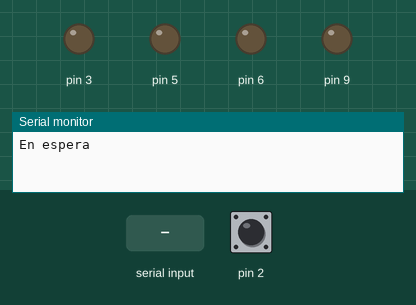
Bench run of a sketch on a simulated Arduino Uno, built with avr-gcc and run on an emulated ATmega328P. Parts: output pins drawn as LEDs (lit = HIGH), the last lines printed to the serial monitor. The test bench sets the inputs (shaded band); at power-on: pin 2 HIGH.

Above: at 0.8 s.
0.9 s: pin 2 pulled LOW for 0.15 s
2.5 s: "1,90,45\n" received over Serial
At 3.3 s:
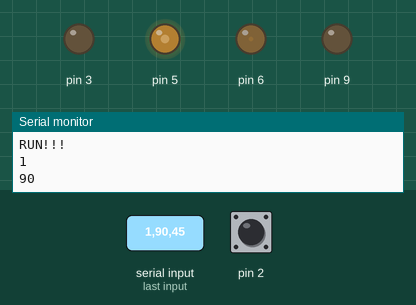
5.4 s: "30,150\n" received over Serial
At 6.6 s:
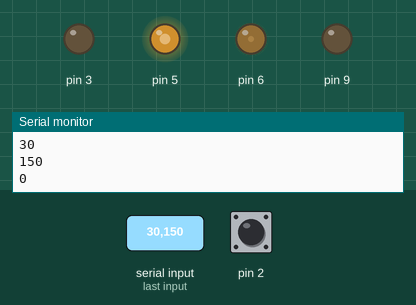
6.9 s: "5\n" received over Serial
At 8.1 s:
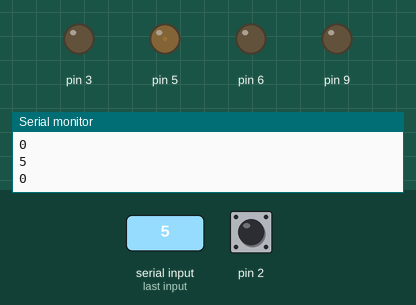
8.4 s: "200\n" received over Serial
At 9.5 s:
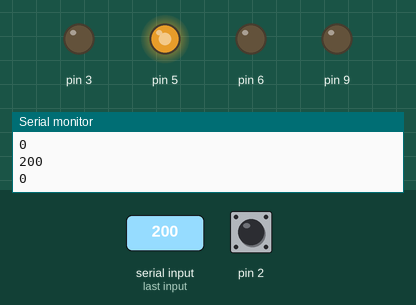
9.9 s: "90,45\n" received over Serial
At 10.3 s:
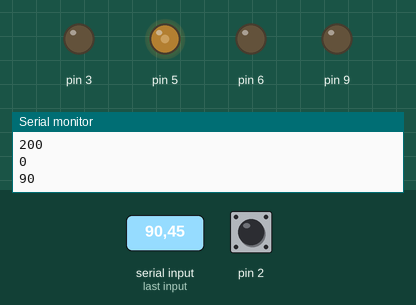
Timing chart, 0 to 12.9 s (numbered marks = the images above; inputs shaded):
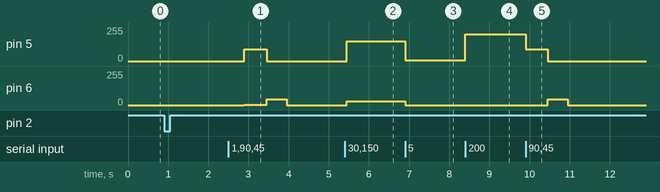

Measured:
- after the input at 2.5 s, pin 5: 0/255 → 90/255 after 0.40 s, → 0/255 0.55 s later; pin 6: 0/255 → 1/255 after 0.40 s, → 45/255 0.55 s later, → 0/255 0.50 s later
- after the input at 5.4 s, pin 5: 0/255 → 150/255 after 0.05 s; pin 6: 0/255 → 30/255 after 0.05 s
- after the input at 6.9 s, pin 5: 150/255 → 5/255 at once; pin 6: 30/255 → 0/255 at once
- after the input at 8.4 s, pin 5: 5/255 → 200/255 at once
- after the input at 9.9 s, pin 5: 200/255 → 90/255 at once, → 0/255 0.55 s later; pin 6: 0/255 → 45/255 after 0.55 s, → 0/255 0.50 s later

The sketch:

Motores_mejorado_433mhz.ino
```cpp
int valor;

void setup(){
 Serial.begin(115200);
 Serial.setTimeout(50);
  pinMode(3,OUTPUT);
  pinMode(5,OUTPUT);
  pinMode(6,OUTPUT);
  pinMode(9,OUTPUT);
  pinMode(2,INPUT);
  digitalWrite(2,HIGH);
  digitalWrite(3,LOW);
  digitalWrite(5,LOW);
  digitalWrite(6,LOW);
  digitalWrite(9,LOW);
  Serial.println("En espera");
  while(digitalRead(2));
  Serial.println("RUN!!!");

}

void motores(int pwm1, int pwm2){
  if(pwm1>255){pwm1=255;}
  if(pwm1<-255){pwm1=-255;}
  if(pwm2>255){pwm2=255;}
  if(pwm2<-255){pwm2=-255;}

  if(pwm1>0){
   digitalWrite(9,LOW);
   analogWrite(6,pwm1);
 }else if(pwm1<0){
   digitalWrite(6,LOW);
   analogWrite(9,-pwm1);
 }else{
   digitalWrite(6,LOW);
   analogWrite(9,0);

 }

 if(pwm2>0){
   digitalWrite(3,LOW);
   analogWrite(5,pwm2);
 }else if(pwm2<0){
   digitalWrite(5,LOW);
   analogWrite(3,-pwm2);
 }else{
   digitalWrite(5,LOW);
   analogWrite(3,0);
 }


}
int pwm1,pwm2;

void loop(){

  if (Serial.available() > 0){
     pwm1=Serial.parseInt();
     Serial.println(pwm1);
     while(!Serial.available());
     pwm2=Serial.parseInt();
     Serial.println(pwm2);


  }
  motores(pwm1,pwm2);
  delay(500);
  pwm1=pwm2=0;
}
```
